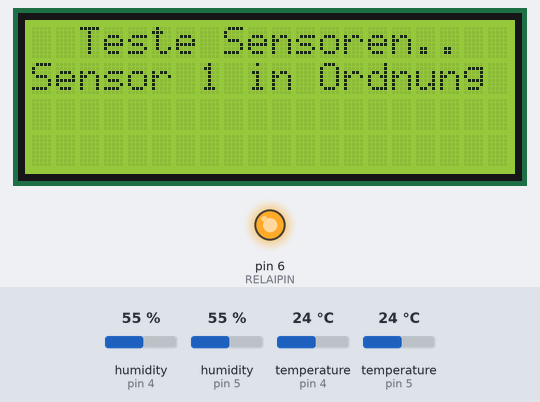
Recording of a sketch running on a simulated Arduino Uno, built with avr-gcc and run on an emulated ATmega328P. Parts: 20×4 character LCD, output pins drawn as LEDs (lit = HIGH). Inputs (shaded band) come from the test bench; at power-on: humidity (sensors on pin 4, pin 5) 55 %, temperature (sensors on pin 4, pin 5) 24 °C. The local clock reads 2024-03-15 10:24:30 at power-on unless the sketch sets it; storage starts empty.

Above: at 8.3 s.
8.4 s: humidity (sensor on pin 4) set to 22 %
At 20.8 s:
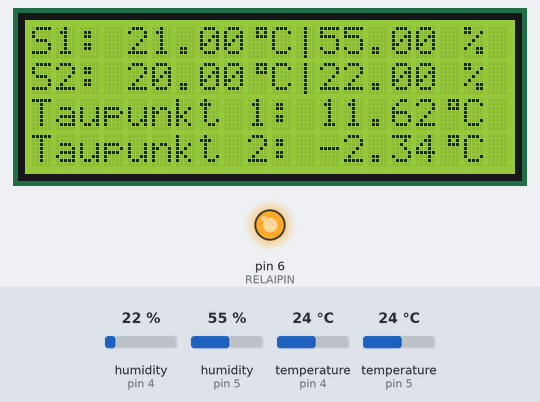
21.9 s: humidity (sensor on pin 5) set to 31 %
At 35.4 s:
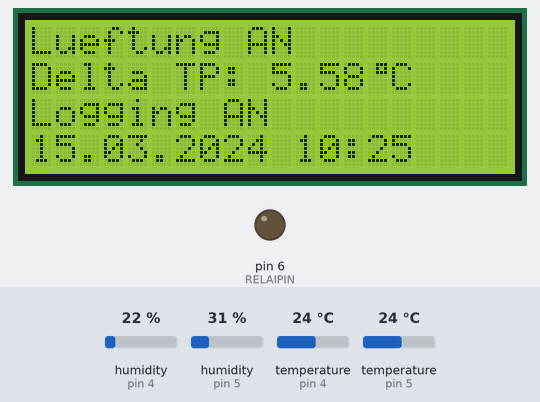
35.9 s: humidity (sensor on pin 5) set to 28 %
At 44.1 s:
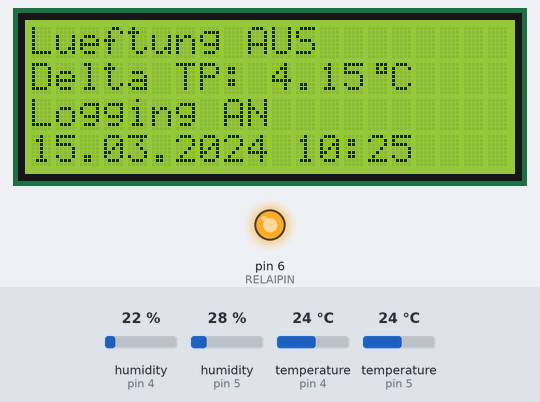
45.8 s: temperature (sensor on pin 4) set to 22.5 °C
At 49.3 s:
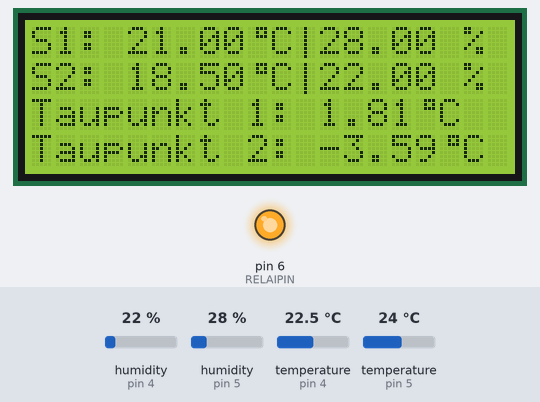
55.7 s: temperature (sensor on pin 4) set to 21.2 °C
At 58.1 s:
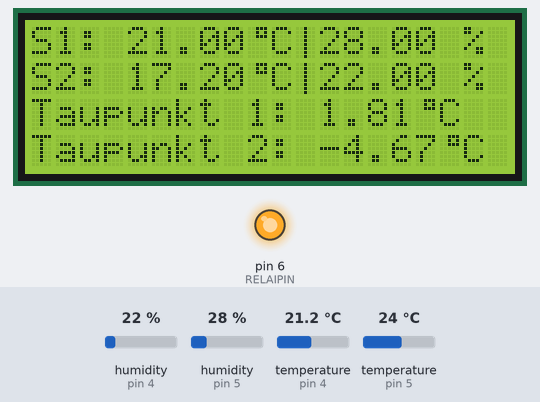
65.6 s: temperature (sensor on pin 5) set to 22.6 °C
At 66.7 s:
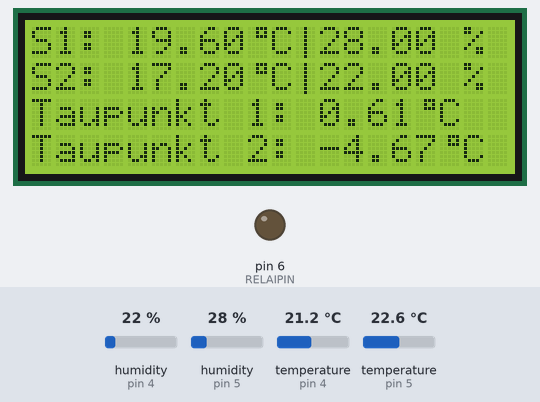
75.5 s: temperature (sensor on pin 5) set to 21.8 °C
Timing chart, 0 to 78.5 s (numbered marks = the images above; inputs shaded):
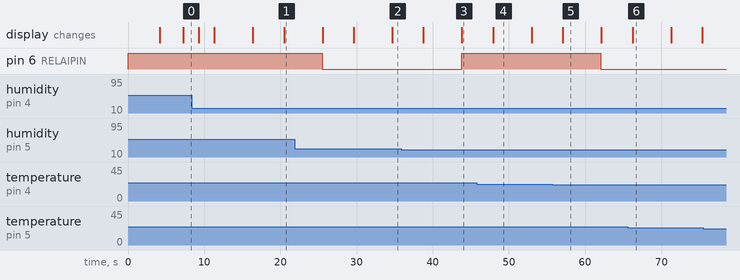

The sketch:

Taupunkt_Lueftung_Datenlogging_Version_2.13.ino
```cpp
//////////////////////////////////////////////////////////////////////////////
// Das Taupunkt-Lüftungssystem
// mit Datenlogging
//
// veröffentlicht in der MAKE 1/2022 und 2/2022
//
// Ulrich Schmerold
// 3/2022
//////////////////////////////////////////////////////////////////////////////
#define Software_version "Version: 2.13"

// Dieser Code benötig zwingend die folgenden Libraries:
#include "DHT.h"
#include <Wire.h>
#include <LiquidCrystal_I2C.h>
#include <avr/wdt.h>
#include <DS1307RTC.h>
#include <SD.h>
#include <SPI.h>

tmElements_t tm;

#define RELAIPIN 6     // Anschluss des LüfterRelais
#define DHTPIN_1 5     // Datenleitung für den DHT Sensor 1 (innen)
#define DHTPIN_2 4     // Datenleitung für den DHT Sensor 2 (außen)

#define RELAIS_EIN LOW
#define RELAIS_AUS HIGH
bool rel;
bool fehler = true;

#define DHTTYPE_1 DHT22   // DHT 22
#define DHTTYPE_2 DHT22   // DHT 22

// ***************************   Korrekturwerte der einzelnen Sensorwerten.  ***************
#define Korrektur_t_1  -3   // Korrekturwert Innensensor Temperatur
#define Korrektur_t_2  -4   // Korrekturwert Außensensor Temperatur
#define Korrektur_h_1  0    // Korrekturwert Innensensor Luftfeuchtigkeit
#define Korrektur_h_2  0    // Korrekturwert Außensensor Luftfeuchtigkeit
//******************************************************************************************

#define SCHALTmin   5.0   // minimaler Taupuntunterschied, bei dem das Relais schaltet
#define HYSTERESE   1.0   // Abstand von Ein- und Ausschaltpunkt
#define TEMP1_min  10.0   // Minimale Innentemperatur, bei der die Lüftung aktiviert wird
#define TEMP2_min -10.0   // Minimale Außentemperatur, bei der die Lüftung aktiviert wird

DHT dht1(DHTPIN_1, DHTTYPE_1);  //Der Innensensor wird ab jetzt mit dht1 angesprochen
DHT dht2(DHTPIN_2, DHTTYPE_2);  //Der Außensensor wird ab jetzt mit dht2 angesprochen

LiquidCrystal_I2C lcd(0x27,20,4); // LCD Display I2C Addresse und Displaygröße setzen

//++++++++++++++++++++++++++++++++ Variablen für das Datenlogging ***************************************
#define Headerzeile F("Datum|Zeit;Temperatur_S1;Feuchte_H1;Taupunkt_1;Temperatur_S2;Feuchte_H2;Taupunkt_2;Luefter_Ein/Aus;Laufzeit_Luefter;")

#define logFileName F("Luefter1.csv")  // Name der Datei zum Abspeichern der Daten (Dateinamen-Format: 8.3)!!!!
#define LogInterval 10                   // Wie oft werden die Messwerte aufgezeichnet ( 5 = alle 5 Minuten)

bool logging = true;                    // Sollen die Daten überhaupt protokolliert werden?
String LogData = "" ;                   // Variable zum Zusammensetzen des Logging-Strings.
char stamp[17];                         // Variable für den Zeitstempel.
unsigned int LuefterStart = 0;          // Wann wurde der Lüfter eingeschaltet?
unsigned int LuefterLaufzeit = 0;       // Wie lange lief der Lüfter?
char StrLuefterzeit[6];                 // Lüfterlaufzeit als String zur weiteren Verwendung.
uint8_t Today = 0;                      // Das heutige Datum (nur Tag), zur Speicherung bei Tageswechsel.
bool Tageswechsel=false;
//********************************************************************************************************

void setup() {
  wdt_enable(WDTO_8S); // Watchdog timer auf 8 Sekunden stellen

  pinMode(RELAIPIN, OUTPUT);          // Relaispin als Output definieren
  digitalWrite(RELAIPIN, RELAIS_AUS); // Relais ausschalten

  lcd.init();
  lcd.backlight();
  lcd.clear();

   wdt_reset();  // Watchdog zurücksetzen

  //--------------------- Logging ------------------------------------------------------------------------------------
  if (logging == true)
  {
    lcd.setCursor(0,1);
    lcd.print(Software_version);  // Welche Softwareversion läuft gerade
    RTC_start();     // RTC-Modul testen. Wenn Fehler, dann kein Logging
    delay (4000);    // Zeit um das Display zu lesen
    lcd.clear();
     wdt_reset();  // Watchdog zurücksetzen
    test_SD();       // SD-Karte suchen. Wenn nicht gefunden, dann kein Logging ausführen
    Today = tm.Day ;
    //------------------------------------------------ Neustart aufzeichnen -------------------------------------
   if (logging == true) // kann sich ja geändert haben wenn Fehler bei RTC oder SD
   {
    make_time_stamp();
    File logFile = SD.open(logFileName, FILE_WRITE);
    logFile.print(stamp);
    logFile.println(F(": Neustart"));                    // Damit festgehalten wird, wie oft die Steuerung neu gestartet ist
    logFile.close();
   }
  } //---------------------------------------------------------------------------------------------------------------------

  byte Grad[8] = {B00111,B00101,B00111,B0000,B00000,B00000,B00000,B00000};      // Sonderzeichen ° definieren
  lcd.createChar(0, Grad);
  byte Strich[8] = {B00100,B00100,B00100,B00100,B00100,B00100,B00100,B00100};   // Sonderzeichen senkrechter Strich definieren
  lcd.createChar(1, Strich);

  dht1.begin(); // Sensoren starten
  dht2.begin();
}

void loop() {
  RTC.read(tm);
  float h1 = dht1.readHumidity()+Korrektur_h_1;       // Innenluftfeuchtigkeit auslesen und unter „h1“ speichern
  float t1 = dht1.readTemperature()+ Korrektur_t_1;   // Innentemperatur auslesen und unter „t1“ speichern
  float h2 = dht2.readHumidity()+Korrektur_h_2;       // Außenluftfeuchtigkeit auslesen und unter „h2“ speichern
  float t2 = dht2.readTemperature()+ Korrektur_t_2;   // Außentemperatur auslesen und unter „t2“ speichern

  if (fehler == true)  // Prüfen, ob gültige Werte von den Sensoren kommen
  {
      lcd.clear();
      lcd.setCursor(2,0);
      lcd.print(F("Teste Sensoren.."));
    fehler = false;
    if (isnan(h1) || isnan(t1) || h1 > 100 || h1 < 1 || t1 < -40 || t1 > 80 )  {
      // Serial.println(F("Fehler beim Auslesen vom 1. Sensor!"));
      lcd.setCursor(0,1);
      lcd.print(F("Fehler Sensor 1"));
      fehler = true;
    }else {
     lcd.setCursor(0,1);
     lcd.print(F("Sensor 1 in Ordnung"));
   }

    delay(2000);  // Zeit um das Display zu lesen

      if (isnan(h2) || isnan(t2) || h2 > 100 || h2 < 1 || t2 < -40 || t2  > 80)  {
       // Serial.println(F("Fehler beim Auslesen vom 2. Sensor!"));
        lcd.setCursor(0,2);
        lcd.print(F("Fehler Sensor 2"));
        fehler = true;
      } else {
        lcd.setCursor(0,2);
        lcd.print(F("Sensor 2 in Ordnung"));
     }

    delay(2000);  // Zeit um das Display zu lesen
  }
  if (isnan(h1) || isnan(t1) || isnan(h2) || isnan(t2)) fehler = true;

 if (fehler == true) {
    digitalWrite(RELAIPIN, RELAIS_AUS); // Relais ausschalten
    lcd.setCursor(0,3);
    lcd.print(F("CPU Neustart....."));
    while (1);  // Endlosschleife um das Display zu lesen und die CPU durch den Watchdog neu zu starten
 }
 wdt_reset();  // Watchdog zurücksetzen

//**** Taupunkte errechnen********
float Taupunkt_1 = taupunkt(t1, h1);
float Taupunkt_2 = taupunkt(t2, h2);

  // Werteausgabe auf dem I2C-Display
  lcd.clear();
  lcd.setCursor(0,0);
  lcd.print(F("S1: "));
  lcd.print(t1);
  lcd.write((uint8_t)0); // Sonderzeichen °C
  lcd.write(('C'));
  lcd.write((uint8_t)1); // Sonderzeichen |
  lcd.print(h1);
  lcd.print(F(" %"));

  lcd.setCursor(0,1);
  lcd.print(F("S2: "));
  lcd.print(t2);
  lcd.write((uint8_t)0); // Sonderzeichen °C
  lcd.write(('C'));
  lcd.write((uint8_t)1); // Sonderzeichen |
  lcd.print(h2);
  lcd.print(F(" %"));

  lcd.setCursor(0,2);
  lcd.print(F("Taupunkt 1: "));
  lcd.print(Taupunkt_1);
  lcd.write((uint8_t)0); // Sonderzeichen °C
  lcd.write(('C'));

  lcd.setCursor(0,3);
  lcd.print(F("Taupunkt 2: "));
  lcd.print(Taupunkt_2);
  lcd.write((uint8_t)0); // Sonderzeichen °C
  lcd.write(('C'));

delay(5000); // Zeit um das Display zu lesen
wdt_reset(); // Watchdog zurücksetzen

  lcd.clear();
  lcd.setCursor(0,0);

float DeltaTP = Taupunkt_1 - Taupunkt_2;

if (DeltaTP > (SCHALTmin + HYSTERESE))rel = true;
if (DeltaTP < (SCHALTmin))rel = false;
if (t1 < TEMP1_min )rel = false;
if (t2 < TEMP2_min )rel = false;

if (rel == true)
{
  digitalWrite(RELAIPIN, RELAIS_EIN); // Relais einschalten
  lcd.print(F("Lueftung AN"));
  if (LuefterStart <=0 && logging == true){ LuefterStart = tm.Hour*60 + tm.Minute;}
} else {
  digitalWrite(RELAIPIN, RELAIS_AUS); // Relais ausschalten
  lcd.print(F("Lueftung AUS"));
  if( LuefterStart > 0 && logging == true){
    LuefterLaufzeit += (tm.Hour*60 + tm.Minute - LuefterStart);
    LuefterStart = 0;
  }
}
  lcd.setCursor(0,1);
 lcd.print(F("Delta TP: "));
 lcd.print(DeltaTP);
 lcd.write((uint8_t)0); // Sonderzeichen °C
 lcd.write('C');

 make_time_stamp();
 lcd.setCursor(0,3);
 lcd.print(stamp);
 lcd.setCursor(0,2);
 if (logging == true)lcd.print(F("Logging AN")); else lcd.print(F("Logging AUS"));

 delay(4000);   // Wartezeit zwischen zwei Messungen
 wdt_reset();   // Watchdog zurücksetzen

 //--------------------------------------------logging-----------------------------------------------------
if (logging == true)
 {
  if  ( Today  != tm.Day)                                                     // Tageswechsel ==> Lüfterzeit abspeichern
   {
      Tageswechsel = true;                                                    // ==> Sofort speichern (siehe SD.ino) ==> Nicht erst wenn LogIntervall abgelaufen ist
       if (LuefterStart > 0 ) LuefterLaufzeit += (1440 - LuefterStart);       // ==>Lüfter läuft gerade
       snprintf(StrLuefterzeit,sizeof(StrLuefterzeit),"%d;",LuefterLaufzeit);
      Today = tm.Day;
      LuefterLaufzeit = 0;
    } else {
      strcpy( StrLuefterzeit , "0;");    // Kein Tageswechsel, nur Platzhalter abspeichern
   }

  char buff[4];
  LogData="";
  dtostrf(t1, 2, 1, buff); LogData += buff ; LogData += ';';
  dtostrf(h1, 2, 1, buff); LogData += buff ; LogData += ';';
  dtostrf(Taupunkt_1, 2, 1, buff); LogData += buff ; LogData += ';';
  dtostrf(t2, 2, 1, buff); LogData += buff ; LogData += ';';
  dtostrf(h2, 2, 1, buff); LogData += buff;LogData += ';';
  dtostrf(Taupunkt_2, 2, 1, buff); LogData += buff;LogData += ';';
  if (rel == true) LogData +="1;"; else LogData += "0;";
  LogData += StrLuefterzeit;

  save_to_SD(); // Daten auf die SD Karte speichern
 }
}
//--------------------------------------------------------------------------------------------------------

float taupunkt(float t, float r) {

float a, b;

  if (t >= 0) {
    a = 7.5;
    b = 237.3;
  } else if (t < 0) {
    a = 7.6;
    b = 240.7;
  }

  // Sättigungsdampfdruck in hPa
  float sdd = 6.1078 * pow(10, (a*t)/(b+t));

  // Dampfdruck in hPa
  float dd = sdd * (r/100);

  // v-Parameter
  float v = log10(dd/6.1078);

  // Taupunkttemperatur (°C)
  float tt = (b*v) / (a-v);
  return { tt };
}


 void software_Reset() // Startet das Programm neu, nicht aber die Sensoren oder das LCD
  {
    asm volatile ("  jmp 0");
  }
```

SD.ino
```cpp
//////////////////////////////////////////////////////////////////////////////
// Das Taupunkt-Lüftungssystem
// mit Datenlogging
//
// Routinen zur Speicherung auf einer SD-Karte
//
// veröffentlicht in der MAKE 2/2022
//
// Ulrich Schmerold
// 3/2022
//////////////////////////////////////////////////////////////////////////////

File logFile;                    // Variable für die csv-Datei
#define CS_PIN 10                // An diesem Pin ist die CS-Leitung angeschlossen

unsigned long TimeDaten = 0;    // zur Berechnung, wann wieder gespeichert wird


void test_SD(){
  if (logging == true)
  {
    // --------- SD-Karte suchen  -------------------
  lcd.setCursor(0,0);
  lcd.print(F("Suche SD Karte.."));
  lcd.setCursor(2,1);

  if (!SD.begin(CS_PIN)){
   lcd.print(F("SD nicht gefunden!"));
   logging = false;
   } else {
    lcd.print(F("SD  gefunden"));
    if (not SD.exists(logFileName) )
    {
      logFile = SD.open(logFileName, FILE_WRITE);
      logFile.println(Headerzeile); // Header schreiben
      logFile.close();
    }
   }
   delay(3000);   // Zeit um das Display zu lesen
   wdt_reset();   // Watchdog zurücksetzen
  }
}


void save_to_SD()
{
  unsigned long t;

 t = millis() / 60000;
  if (  TimeDaten == 0 ) TimeDaten =  t;

  // -------------------------  Sensorenwerte abspeichern ----------------------
  if (((TimeDaten + LogInterval) <= t)  or ( Tageswechsel ))
  {
    TimeDaten = t;
    Tageswechsel=false;
    test_SD();
    wdt_reset(); // Watchdog zurücksetzen
      lcd.clear();
      lcd.print(F("Speichere Datensatz"));
      make_time_stamp();
      File logFile = SD.open(logFileName, FILE_WRITE);  // Oeffne Datei
      // Serial.print( stamp);  Serial.print( ';' + LogData );  Serial.println(Luefterzeit);
       logFile.print (stamp);
      logFile.println( ';' + LogData );
    logFile.close();
    delay(4000);
  }
}
```

Zeit.ino
```cpp
//////////////////////////////////////////////////////////////////////////////
// Das Taupunkt-Lüftungssystem
// mit Datenlogging
//
// Routinen zur Erzeugung eines Zeitstempels
//
// veröffentlicht in der MAKE 2/2022
//
// Ulrich Schmerold
// 3/2022
//////////////////////////////////////////////////////////////////////////////


void make_time_stamp ()
{
  RTC.read(tm);
  snprintf(stamp,sizeof(stamp),"%02d.%02d.%d %02d:%02d",tm.Day,tm.Month,tmYearToCalendar(tm.Year),tm.Hour,tm.Minute);
}


bool RTC_start()
{
 if (logging == true)
 {
  if (RTC.read(tm))
  {
    make_time_stamp ();
    lcd.setCursor(2,0);
    lcd.print(stamp);
  } else {
    if (RTC.chipPresent()) {
      lcd.clear();
      lcd.print(F("RTC hat keine Zeit"));
      delay(2000);
    } else {
      lcd.clear();
      lcd.print(F("Kein Signal vom RTC"));
      delay(2000);
    }
    logging = false;
     return(false);
  }
 }
}
```

Measured:
- the behaviour switches between 30 and 29 % on humidity (sensor on pin 5) (found by bisection; images 2 and 3)
- after the input at 35.9 s, pin 6 (RELAIPIN): LOW → HIGH after 7.9 s; the display: first changes after 2.9 s (image 3 shows a later state)
- after the input at 45.8 s, the display: changes after 2.1 s (image 4)
- after the input at 55.7 s, pin 6 (RELAIPIN): HIGH → LOW after 6.4 s; the display: changes after 1.4 s (image 5)
- after the input at 65.6 s, the display: changes after 0.63 s (image 6)
- what the display in image 4 shows lasts 5.1 s, from 47.9 s to 53.0 s
